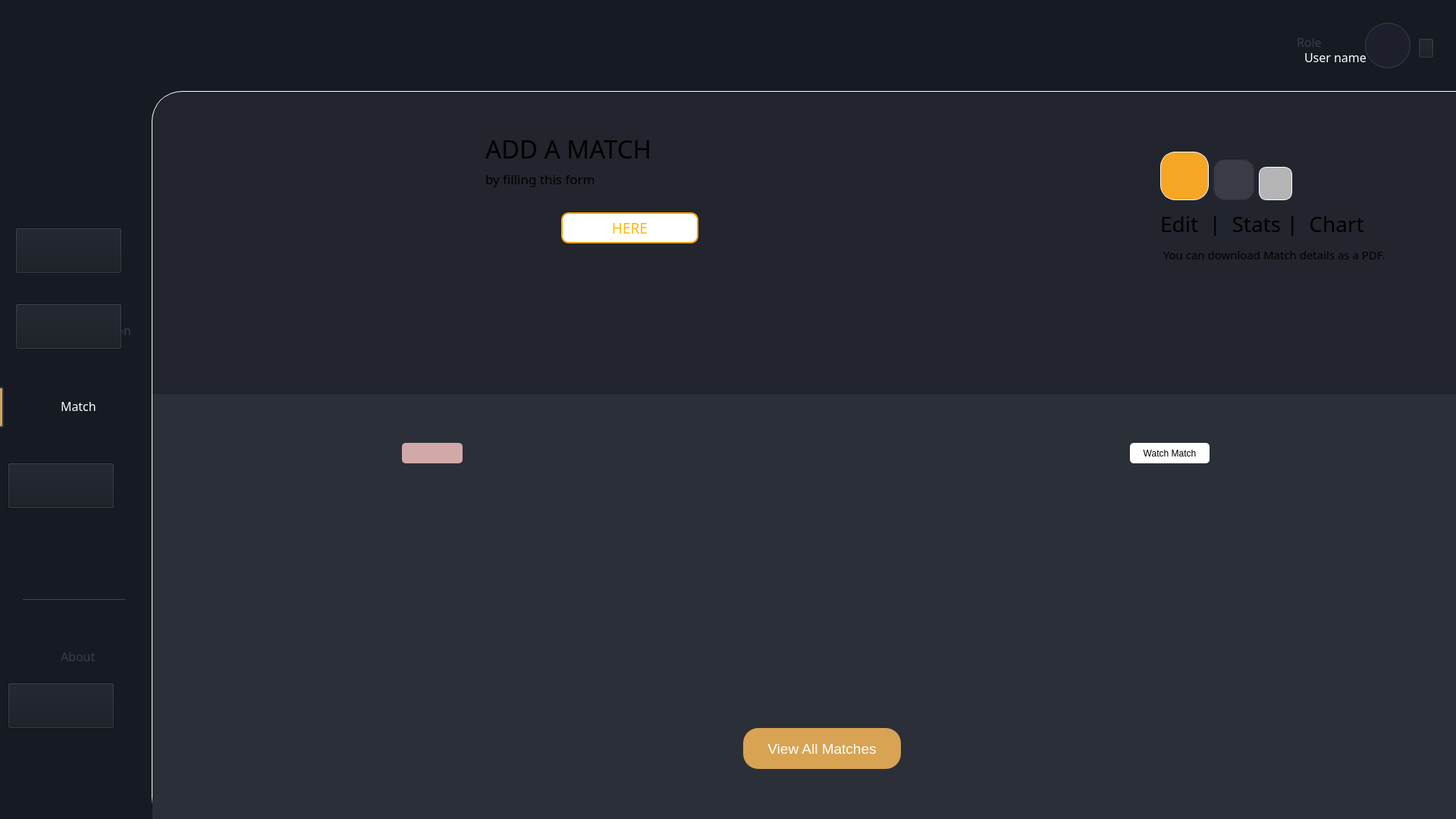
<?xml version="1.0" encoding="UTF-8"?>
<ui version="4.0">
 <class>matchview</class>
 <widget class="QMainWindow" name="matchview">
  <property name="geometry">
   <rect>
    <x>0</x>
    <y>0</y>
    <width>1920</width>
    <height>1080</height>
   </rect>
  </property>
  <property name="font">
   <font>
    <pointsize>10</pointsize>
   </font>
  </property>
  <property name="windowTitle">
   <string>MainWindow</string>
  </property>
  <property name="styleSheet">
   <string notr="true">background-color: #161A22;</string>
  </property>
  <widget class="QWidget" name="centralwidget">
   <widget class="QWidget" name="widget_2" native="true">
    <property name="geometry">
     <rect>
      <x>200</x>
      <y>120</y>
      <width>1851</width>
      <height>971</height>
     </rect>
    </property>
    <property name="styleSheet">
     <string notr="true">background-color: #22252D;
border-radius:40px;
border: 1px solid #FFFFFF; /* Subtle blue-gray border */
</string>
    </property>
   </widget>
   <widget class="QLabel" name="dashboard_7">
    <property name="geometry">
     <rect>
      <x>80</x>
      <y>420</y>
      <width>131</width>
      <height>31</height>
     </rect>
    </property>
    <property name="font">
     <font>
      <family>Franklin Gothic Book</family>
      <pointsize>12</pointsize>
     </font>
    </property>
    <property name="styleSheet">
     <string notr="true">background-color: transparent;
color:#393C44;</string>
    </property>
    <property name="text">
     <string>Competition</string>
    </property>
   </widget>
   <widget class="QLabel" name="dashboard_3">
    <property name="geometry">
     <rect>
      <x>80</x>
      <y>520</y>
      <width>71</width>
      <height>31</height>
     </rect>
    </property>
    <property name="font">
     <font>
      <family>Franklin Gothic Book</family>
      <pointsize>12</pointsize>
     </font>
    </property>
    <property name="styleSheet">
     <string notr="true">background-color: transparent;
color:white;</string>
    </property>
    <property name="text">
     <string>Match</string>
    </property>
   </widget>
   <widget class="QLabel" name="label_5">
    <property name="geometry">
     <rect>
      <x>30</x>
      <y>420</y>
      <width>27</width>
      <height>27</height>
     </rect>
    </property>
    <property name="styleSheet">
     <string notr="true">background-color: transparent;</string>
    </property>
    <property name="text">
     <string/>
    </property>
    <property name="pixmap">
     <pixmap resource="../images.qrc">:/matchimg/Vector.png</pixmap>
    </property>
    <property name="scaledContents">
     <bool>true</bool>
    </property>
   </widget>
   <widget class="QLabel" name="dashboard_2">
    <property name="geometry">
     <rect>
      <x>80</x>
      <y>320</y>
      <width>71</width>
      <height>31</height>
     </rect>
    </property>
    <property name="font">
     <font>
      <family>Franklin Gothic Book</family>
      <pointsize>12</pointsize>
     </font>
    </property>
    <property name="styleSheet">
     <string notr="true">background-color: transparent;
color:#393C44;</string>
    </property>
    <property name="text">
     <string>Player</string>
    </property>
   </widget>
   <widget class="QLabel" name="dashboard_4">
    <property name="geometry">
     <rect>
      <x>80</x>
      <y>620</y>
      <width>61</width>
      <height>31</height>
     </rect>
    </property>
    <property name="font">
     <font>
      <family>Franklin Gothic Book</family>
      <pointsize>12</pointsize>
      <bold>false</bold>
     </font>
    </property>
    <property name="styleSheet">
     <string notr="true">background-color: transparent;
color:#393C44;</string>
    </property>
    <property name="text">
     <string>Team</string>
    </property>
   </widget>
   <widget class="QLabel" name="label_6">
    <property name="geometry">
     <rect>
      <x>30</x>
      <y>620</y>
      <width>28</width>
      <height>29</height>
     </rect>
    </property>
    <property name="styleSheet">
     <string notr="true">background-color: transparent;</string>
    </property>
    <property name="text">
     <string/>
    </property>
    <property name="pixmap">
     <pixmap resource="../images.qrc">:/compimg/Group 2.png</pixmap>
    </property>
    <property name="scaledContents">
     <bool>true</bool>
    </property>
   </widget>
   <widget class="QLabel" name="label">
    <property name="geometry">
     <rect>
      <x>50</x>
      <y>30</y>
      <width>85</width>
      <height>85</height>
     </rect>
    </property>
    <property name="text">
     <string/>
    </property>
    <property name="pixmap">
     <pixmap resource="../images.qrc">:/compimg/logo football.png</pixmap>
    </property>
    <property name="scaledContents">
     <bool>true</bool>
    </property>
   </widget>
   <widget class="QLabel" name="label_13">
    <property name="geometry">
     <rect>
      <x>30</x>
      <y>320</y>
      <width>28</width>
      <height>29</height>
     </rect>
    </property>
    <property name="styleSheet">
     <string notr="true">background-color: transparent;</string>
    </property>
    <property name="text">
     <string/>
    </property>
    <property name="pixmap">
     <pixmap resource="../images.qrc">:/compimg/Group 1.png</pixmap>
    </property>
    <property name="scaledContents">
     <bool>true</bool>
    </property>
   </widget>
   <widget class="QLabel" name="label_14">
    <property name="geometry">
     <rect>
      <x>30</x>
      <y>520</y>
      <width>28</width>
      <height>29</height>
     </rect>
    </property>
    <property name="styleSheet">
     <string notr="true">background-color: transparent;</string>
    </property>
    <property name="text">
     <string/>
    </property>
    <property name="pixmap">
     <pixmap resource="../images.qrc">:/matchimg/Vectorora.png</pixmap>
    </property>
    <property name="scaledContents">
     <bool>true</bool>
    </property>
   </widget>
   <widget class="Line" name="line_2">
    <property name="geometry">
     <rect>
      <x>-10</x>
      <y>510</y>
      <width>15</width>
      <height>54</height>
     </rect>
    </property>
    <property name="styleSheet">
     <string notr="true">QFrame#line_2 {
    background-color: #D8A353; /* Match the exact background color */
    border: 2px solid #2D3748; /* Darker border to contrast with background */
    border-radius: 3px;
}</string>
    </property>
    <property name="orientation">
     <enum>Qt::Orientation::Vertical</enum>
    </property>
   </widget>
   <widget class="QLabel" name="label_3">
    <property name="geometry">
     <rect>
      <x>190</x>
      <y>130</y>
      <width>1260</width>
      <height>399</height>
     </rect>
    </property>
    <property name="styleSheet">
     <string notr="true">background-color: transparent;</string>
    </property>
    <property name="text">
     <string/>
    </property>
    <property name="pixmap">
     <pixmap resource="../images.qrc">:/matchimg/DESIGN2.png</pixmap>
    </property>
    <property name="scaledContents">
     <bool>true</bool>
    </property>
   </widget>
   <widget class="QLabel" name="label_20">
    <property name="geometry">
     <rect>
      <x>30</x>
      <y>920</y>
      <width>28</width>
      <height>29</height>
     </rect>
    </property>
    <property name="styleSheet">
     <string notr="true">background-color: transparent;</string>
    </property>
    <property name="text">
     <string/>
    </property>
    <property name="pixmap">
     <pixmap resource="../images.qrc">:/img/logout.png</pixmap>
    </property>
    <property name="scaledContents">
     <bool>true</bool>
    </property>
   </widget>
   <widget class="QLabel" name="dashboard_6">
    <property name="geometry">
     <rect>
      <x>80</x>
      <y>920</y>
      <width>71</width>
      <height>31</height>
     </rect>
    </property>
    <property name="font">
     <font>
      <family>Franklin Gothic Book</family>
      <pointsize>12</pointsize>
     </font>
    </property>
    <property name="styleSheet">
     <string notr="true">background-color: transparent;
color:#393C44;</string>
    </property>
    <property name="text">
     <string>Log Out</string>
    </property>
   </widget>
   <widget class="Line" name="line">
    <property name="geometry">
     <rect>
      <x>30</x>
      <y>790</y>
      <width>135</width>
      <height>1</height>
     </rect>
    </property>
    <property name="styleSheet">
     <string notr="true">background-color: #393C44;</string>
    </property>
    <property name="orientation">
     <enum>Qt::Orientation::Horizontal</enum>
    </property>
   </widget>
   <widget class="QLabel" name="dashboard_5">
    <property name="geometry">
     <rect>
      <x>80</x>
      <y>850</y>
      <width>71</width>
      <height>31</height>
     </rect>
    </property>
    <property name="font">
     <font>
      <family>Franklin Gothic Book</family>
      <pointsize>12</pointsize>
     </font>
    </property>
    <property name="styleSheet">
     <string notr="true">background-color: transparent;
color:#393C44;</string>
    </property>
    <property name="text">
     <string>About</string>
    </property>
   </widget>
   <widget class="QPushButton" name="addmatch">
    <property name="geometry">
     <rect>
      <x>740</x>
      <y>280</y>
      <width>181</width>
      <height>41</height>
     </rect>
    </property>
    <property name="font">
     <font>
      <family>HP Simplified Jpan</family>
      <pointsize>14</pointsize>
     </font>
    </property>
    <property name="styleSheet">
     <string notr="true">
QPushButton#addmatch {
border: 2px solid orange; /* Subtle white border */
border-radius: 10px;
background-color: rgb(255, 255, 255);
color: rgb(255, 184, 19);
}
QPushButton#addmatch:hover {
    background-color: #ebebeb; /* Lighter shade on hover */

}

QPushButton#addmatch:pressed {
    background-color: #ffe9c6; /* Darker shade when pressed */

}</string>
    </property>
    <property name="text">
     <string>HERE</string>
    </property>
   </widget>
   <widget class="QLabel" name="label_18">
    <property name="geometry">
     <rect>
      <x>640</x>
      <y>180</y>
      <width>391</width>
      <height>31</height>
     </rect>
    </property>
    <property name="font">
     <font>
      <family>Speedo</family>
      <pointsize>25</pointsize>
      <bold>false</bold>
     </font>
    </property>
    <property name="styleSheet">
     <string notr="true">background-color: transparent;</string>
    </property>
    <property name="text">
     <string>ADD A MATCH</string>
    </property>
   </widget>
   <widget class="QLabel" name="label_21">
    <property name="geometry">
     <rect>
      <x>640</x>
      <y>220</y>
      <width>181</width>
      <height>31</height>
     </rect>
    </property>
    <property name="font">
     <font>
      <family>Arial Nova</family>
      <pointsize>13</pointsize>
      <bold>false</bold>
     </font>
    </property>
    <property name="styleSheet">
     <string notr="true">background-color: transparent;</string>
    </property>
    <property name="text">
     <string>by filling this form</string>
    </property>
   </widget>
   <widget class="QLabel" name="label_4">
    <property name="geometry">
     <rect>
      <x>1500</x>
      <y>164</y>
      <width>389</width>
      <height>335</height>
     </rect>
    </property>
    <property name="styleSheet">
     <string notr="true">background-color: transparent;</string>
    </property>
    <property name="text">
     <string/>
    </property>
    <property name="pixmap">
     <pixmap resource="../images.qrc">:/matchimg/DESIGN3.png</pixmap>
    </property>
    <property name="scaledContents">
     <bool>true</bool>
    </property>
   </widget>
   <widget class="QPushButton" name="chartbutton">
    <property name="geometry">
     <rect>
      <x>1660</x>
      <y>220</y>
      <width>44</width>
      <height>44</height>
     </rect>
    </property>
    <property name="styleSheet">
     <string notr="true">/* Style for the pushButton_6 */
QPushButton#chartbutton {
    background-color: #B4B4B4; /* Original background color */
    color: #1A2633; /* Dark blue text for contrast */
    border: 1px solid white; /* Subtle white border */
    border-radius: 10px;
    min-width: 42px;
    min-height: 42px;
  
}

QPushButton#chartbutton:hover {
    background-color: #C5C5C5; /* Lighter shade on hover */
    min-width: 48px; /* Slight size increase */
    min-height: 48px;
}

QPushButton#chartbutton:pressed {
    background-color: #A3A3A3; /* Darker shade when pressed */
    min-width: 42px; /* Original size */
    min-height: 42px;

}</string>
    </property>
    <property name="text">
     <string/>
    </property>
    <property name="icon">
     <iconset resource="../images.qrc">
      <normaloff>:/matchimg/chart.png</normaloff>:/matchimg/chart.png</iconset>
    </property>
    <property name="iconSize">
     <size>
      <width>25</width>
      <height>25</height>
     </size>
    </property>
   </widget>
   <widget class="QPushButton" name="displaymatch">
    <property name="geometry">
     <rect>
      <x>1530</x>
      <y>200</y>
      <width>64</width>
      <height>64</height>
     </rect>
    </property>
    <property name="styleSheet">
     <string notr="true">/* Style for the pushButton_4 */
QPushButton#displaymatch {
    background-color: #F5A623; /* Original background color */
    color: #1A2633; /* Dark blue text */
    border: 1px solid white; /* Subtle white border */
    border-radius: 20px;
    min-width: 62px;
    min-height: 62px;
    
}

QPushButton#displaymatch:hover {
    background-color: #ffdba2; /* Lighter shade on hover */
    min-width: 70px; /* Slight size increase */
    min-height: 70px;
    
}

QPushButton#displaymatch:pressed {
    background-color: #d68f1e; /* Darker shade when pressed */
    min-width: 62px; /* Original size */
    min-height: 62px;
   
}</string>
    </property>
    <property name="text">
     <string/>
    </property>
    <property name="icon">
     <iconset resource="../images.qrc">
      <normaloff>:/compimg/pencil.png</normaloff>:/compimg/pencil.png</iconset>
    </property>
    <property name="iconSize">
     <size>
      <width>42</width>
      <height>42</height>
     </size>
    </property>
   </widget>
   <widget class="QPushButton" name="statsbutton">
    <property name="geometry">
     <rect>
      <x>1600</x>
      <y>210</y>
      <width>54</width>
      <height>54</height>
     </rect>
    </property>
    <property name="styleSheet">
     <string notr="true">/* Style for the pushButton_5 */
QPushButton#statsbutton {
    background-color: #393C44; /* Original background color */
    color: #FFFFFF; /* White text for contrast */
    border: 1px solid #2c2f35; /* Subtle white border */
    border-radius: 15px;
    min-width: 52px;
    min-height: 52px;
   
}

QPushButton#statsbutton:hover {
    background-color: #4A4E58; /* Lighter shade on hover */
    min-width: 60px; /* Slight size increase */
    min-height: 60px;
    
}

QPushButton#statsbutton:pressed {
    background-color: #2D3037; /* Darker shade when pressed */
    min-width: 52px; /* Original size */
    min-height: 52px;
    
}</string>
    </property>
    <property name="text">
     <string/>
    </property>
    <property name="icon">
     <iconset resource="../images.qrc">
      <normaloff>:/matchimg/statsIcon.png</normaloff>:/matchimg/statsIcon.png</iconset>
    </property>
    <property name="iconSize">
     <size>
      <width>27</width>
      <height>27</height>
     </size>
    </property>
   </widget>
   <widget class="QLabel" name="label_15">
    <property name="geometry">
     <rect>
      <x>201</x>
      <y>520</y>
      <width>1721</width>
      <height>561</height>
     </rect>
    </property>
    <property name="styleSheet">
     <string notr="true">background-color: #2B2F38;</string>
    </property>
    <property name="text">
     <string/>
    </property>
   </widget>
   <widget class="QLabel" name="label_16">
    <property name="geometry">
     <rect>
      <x>480</x>
      <y>560</y>
      <width>1161</width>
      <height>432</height>
     </rect>
    </property>
    <property name="styleSheet">
     <string notr="true">background-color: transparent;</string>
    </property>
    <property name="text">
     <string/>
    </property>
    <property name="pixmap">
     <pixmap resource="../images.qrc">:/matchimg/DESIGN1.png</pixmap>
    </property>
    <property name="scaledContents">
     <bool>true</bool>
    </property>
   </widget>
   <widget class="QLabel" name="label_17">
    <property name="geometry">
     <rect>
      <x>530</x>
      <y>584</y>
      <width>80</width>
      <height>27</height>
     </rect>
    </property>
    <property name="styleSheet">
     <string notr="true">background-color: #D2A9A9;
border-radius:5px;</string>
    </property>
    <property name="text">
     <string/>
    </property>
   </widget>
   <widget class="QPushButton" name="watchmatch">
    <property name="geometry">
     <rect>
      <x>1490</x>
      <y>584</y>
      <width>105</width>
      <height>27</height>
     </rect>
    </property>
    <property name="styleSheet">
     <string notr="true">background-color: white;
color:black;
border-radius:5px;</string>
    </property>
    <property name="text">
     <string>Watch Match</string>
    </property>
   </widget>
   <widget class="QPushButton" name="viewallmatches">
    <property name="geometry">
     <rect>
      <x>980</x>
      <y>960</y>
      <width>208</width>
      <height>54</height>
     </rect>
    </property>
    <property name="font">
     <font>
      <pointsize>14</pointsize>
     </font>
    </property>
    <property name="styleSheet">
     <string notr="true">background-color: #D8A353;
color:white;
border-radius:20px;</string>
    </property>
    <property name="text">
     <string>View All Matches</string>
    </property>
   </widget>
   <widget class="QLabel" name="label_22">
    <property name="geometry">
     <rect>
      <x>1530</x>
      <y>280</y>
      <width>531</width>
      <height>31</height>
     </rect>
    </property>
    <property name="font">
     <font>
      <family>Impact</family>
      <pointsize>21</pointsize>
      <bold>false</bold>
     </font>
    </property>
    <property name="styleSheet">
     <string notr="true">background-color: transparent;</string>
    </property>
    <property name="text">
     <string>Edit  |  Stats |  Chart</string>
    </property>
   </widget>
   <widget class="QLabel" name="label_23">
    <property name="geometry">
     <rect>
      <x>1530</x>
      <y>320</y>
      <width>321</width>
      <height>31</height>
     </rect>
    </property>
    <property name="font">
     <font>
      <family>Arial Nova</family>
      <pointsize>11</pointsize>
      <bold>false</bold>
     </font>
    </property>
    <property name="styleSheet">
     <string notr="true">background-color: transparent;</string>
    </property>
    <property name="text">
     <string> You can download Match details as a PDF.</string>
    </property>
   </widget>
   <widget class="QLabel" name="currentUserPhotoLabel">
    <property name="geometry">
     <rect>
      <x>1800</x>
      <y>30</y>
      <width>60</width>
      <height>60</height>
     </rect>
    </property>
    <property name="styleSheet">
     <string notr="true">background: #1E1F2D;
border: 1px solid #3A3D4A;
border-radius: 	30px;
box-shadow: 0 4px 10px rgba(0, 0, 0, 0.2);</string>
    </property>
    <property name="text">
     <string/>
    </property>
    <property name="scaledContents">
     <bool>true</bool>
    </property>
   </widget>
   <widget class="QLabel" name="dashboard_9">
    <property name="geometry">
     <rect>
      <x>1720</x>
      <y>60</y>
      <width>81</width>
      <height>31</height>
     </rect>
    </property>
    <property name="font">
     <font>
      <family>Franklin Gothic Book</family>
      <pointsize>12</pointsize>
      <bold>false</bold>
     </font>
    </property>
    <property name="styleSheet">
     <string notr="true">background-color: transparent;
color:white;</string>
    </property>
    <property name="text">
     <string>User name</string>
    </property>
   </widget>
   <widget class="QLabel" name="dashboard_8">
    <property name="geometry">
     <rect>
      <x>1710</x>
      <y>40</y>
      <width>71</width>
      <height>31</height>
     </rect>
    </property>
    <property name="font">
     <font>
      <family>Franklin Gothic Book</family>
      <pointsize>12</pointsize>
     </font>
    </property>
    <property name="styleSheet">
     <string notr="true">background-color: transparent;
color:#393C44;</string>
    </property>
    <property name="text">
     <string>Role</string>
    </property>
   </widget>
   <widget class="QLabel" name="label_24">
    <property name="geometry">
     <rect>
      <x>1870</x>
      <y>60</y>
      <width>16</width>
      <height>10</height>
     </rect>
    </property>
    <property name="styleSheet">
     <string notr="true">background-color: transparent;</string>
    </property>
    <property name="text">
     <string/>
    </property>
    <property name="pixmap">
     <pixmap resource="../images.qrc">:/img/Vectorrrr.png</pixmap>
    </property>
    <property name="scaledContents">
     <bool>true</bool>
    </property>
   </widget>
   <widget class="QPushButton" name="userbutton">
    <property name="geometry">
     <rect>
      <x>1870</x>
      <y>50</y>
      <width>21</width>
      <height>27</height>
     </rect>
    </property>
    <property name="styleSheet">
     <string notr="true">background: linear-gradient(45deg, #0288D1 0%, #03A9F4 100%);
border-radius: 30px;
transition: background 0.3s, transform 0.2s;
}
QPushButton:hover {
 background: linear-gradient(45deg, #03A9F4 0%, #4FC3F7 100%);
 transform: scale(1.1);
}
QPushButton:pressed {
 background: linear-gradient(45deg, #01579B 0%, #0288D1 100%);
 transform: scale(0.9);
}</string>
    </property>
    <property name="text">
     <string/>
    </property>
    <property name="icon">
     <iconset>
      <normaloff>:/images/logout.png</normaloff>:/images/logout.png</iconset>
    </property>
    <property name="iconSize">
     <size>
      <width>40</width>
      <height>40</height>
     </size>
    </property>
   </widget>
   <widget class="QPushButton" name="compButton">
    <property name="geometry">
     <rect>
      <x>20</x>
      <y>400</y>
      <width>141</width>
      <height>61</height>
     </rect>
    </property>
    <property name="styleSheet">
     <string notr="true">background: linear-gradient(45deg, #0288D1 0%, #03A9F4 100%);
border-radius: 30px;
transition: background 0.3s, transform 0.2s;
}
QPushButton:hover {
 background: linear-gradient(45deg, #03A9F4 0%, #4FC3F7 100%);
 transform: scale(1.1);
}
QPushButton:pressed {
 background: linear-gradient(45deg, #01579B 0%, #0288D1 100%);
 transform: scale(0.9);
}</string>
    </property>
    <property name="text">
     <string/>
    </property>
    <property name="icon">
     <iconset>
      <normaloff>:/images/logout.png</normaloff>:/images/logout.png</iconset>
    </property>
    <property name="iconSize">
     <size>
      <width>40</width>
      <height>40</height>
     </size>
    </property>
   </widget>
   <widget class="QPushButton" name="playerButton">
    <property name="geometry">
     <rect>
      <x>20</x>
      <y>300</y>
      <width>141</width>
      <height>61</height>
     </rect>
    </property>
    <property name="styleSheet">
     <string notr="true">background: linear-gradient(45deg, #0288D1 0%, #03A9F4 100%);
border-radius: 30px;
transition: background 0.3s, transform 0.2s;
}
QPushButton:hover {
 background: linear-gradient(45deg, #03A9F4 0%, #4FC3F7 100%);
 transform: scale(1.1);
}
QPushButton:pressed {
 background: linear-gradient(45deg, #01579B 0%, #0288D1 100%);
 transform: scale(0.9);
}</string>
    </property>
    <property name="text">
     <string/>
    </property>
    <property name="icon">
     <iconset>
      <normaloff>:/images/logout.png</normaloff>:/images/logout.png</iconset>
    </property>
    <property name="iconSize">
     <size>
      <width>40</width>
      <height>40</height>
     </size>
    </property>
   </widget>
   <widget class="QPushButton" name="teamButton">
    <property name="geometry">
     <rect>
      <x>10</x>
      <y>610</y>
      <width>141</width>
      <height>61</height>
     </rect>
    </property>
    <property name="styleSheet">
     <string notr="true">background: linear-gradient(45deg, #0288D1 0%, #03A9F4 100%);
border-radius: 30px;
transition: background 0.3s, transform 0.2s;
}
QPushButton:hover {
 background: linear-gradient(45deg, #03A9F4 0%, #4FC3F7 100%);
 transform: scale(1.1);
}
QPushButton:pressed {
 background: linear-gradient(45deg, #01579B 0%, #0288D1 100%);
 transform: scale(0.9);
}</string>
    </property>
    <property name="text">
     <string/>
    </property>
    <property name="icon">
     <iconset>
      <normaloff>:/images/logout.png</normaloff>:/images/logout.png</iconset>
    </property>
    <property name="iconSize">
     <size>
      <width>40</width>
      <height>40</height>
     </size>
    </property>
   </widget>
   <widget class="QPushButton" name="logout">
    <property name="geometry">
     <rect>
      <x>10</x>
      <y>900</y>
      <width>141</width>
      <height>61</height>
     </rect>
    </property>
    <property name="styleSheet">
     <string notr="true">background: linear-gradient(45deg, #0288D1 0%, #03A9F4 100%);
border-radius: 30px;
transition: background 0.3s, transform 0.2s;
}
QPushButton:hover {
 background: linear-gradient(45deg, #03A9F4 0%, #4FC3F7 100%);
 transform: scale(1.1);
}
QPushButton:pressed {
 background: linear-gradient(45deg, #01579B 0%, #0288D1 100%);
 transform: scale(0.9);
}</string>
    </property>
    <property name="text">
     <string/>
    </property>
    <property name="icon">
     <iconset>
      <normaloff>:/images/logout.png</normaloff>:/images/logout.png</iconset>
    </property>
    <property name="iconSize">
     <size>
      <width>40</width>
      <height>40</height>
     </size>
    </property>
   </widget>
   <zorder>widget_2</zorder>
   <zorder>label_4</zorder>
   <zorder>label_3</zorder>
   <zorder>dashboard_7</zorder>
   <zorder>dashboard_3</zorder>
   <zorder>label_5</zorder>
   <zorder>dashboard_2</zorder>
   <zorder>dashboard_4</zorder>
   <zorder>label_6</zorder>
   <zorder>label</zorder>
   <zorder>label_13</zorder>
   <zorder>label_14</zorder>
   <zorder>line_2</zorder>
   <zorder>label_20</zorder>
   <zorder>dashboard_6</zorder>
   <zorder>line</zorder>
   <zorder>dashboard_5</zorder>
   <zorder>addmatch</zorder>
   <zorder>label_18</zorder>
   <zorder>label_21</zorder>
   <zorder>chartbutton</zorder>
   <zorder>displaymatch</zorder>
   <zorder>statsbutton</zorder>
   <zorder>label_15</zorder>
   <zorder>label_16</zorder>
   <zorder>label_17</zorder>
   <zorder>watchmatch</zorder>
   <zorder>viewallmatches</zorder>
   <zorder>label_22</zorder>
   <zorder>label_23</zorder>
   <zorder>currentUserPhotoLabel</zorder>
   <zorder>dashboard_9</zorder>
   <zorder>dashboard_8</zorder>
   <zorder>label_24</zorder>
   <zorder>userbutton</zorder>
   <zorder>compButton</zorder>
   <zorder>playerButton</zorder>
   <zorder>teamButton</zorder>
   <zorder>logout</zorder>
  </widget>
 </widget>
 <resources>
  <include location="../images.qrc"/>
 </resources>
 <connections/>
</ui>
